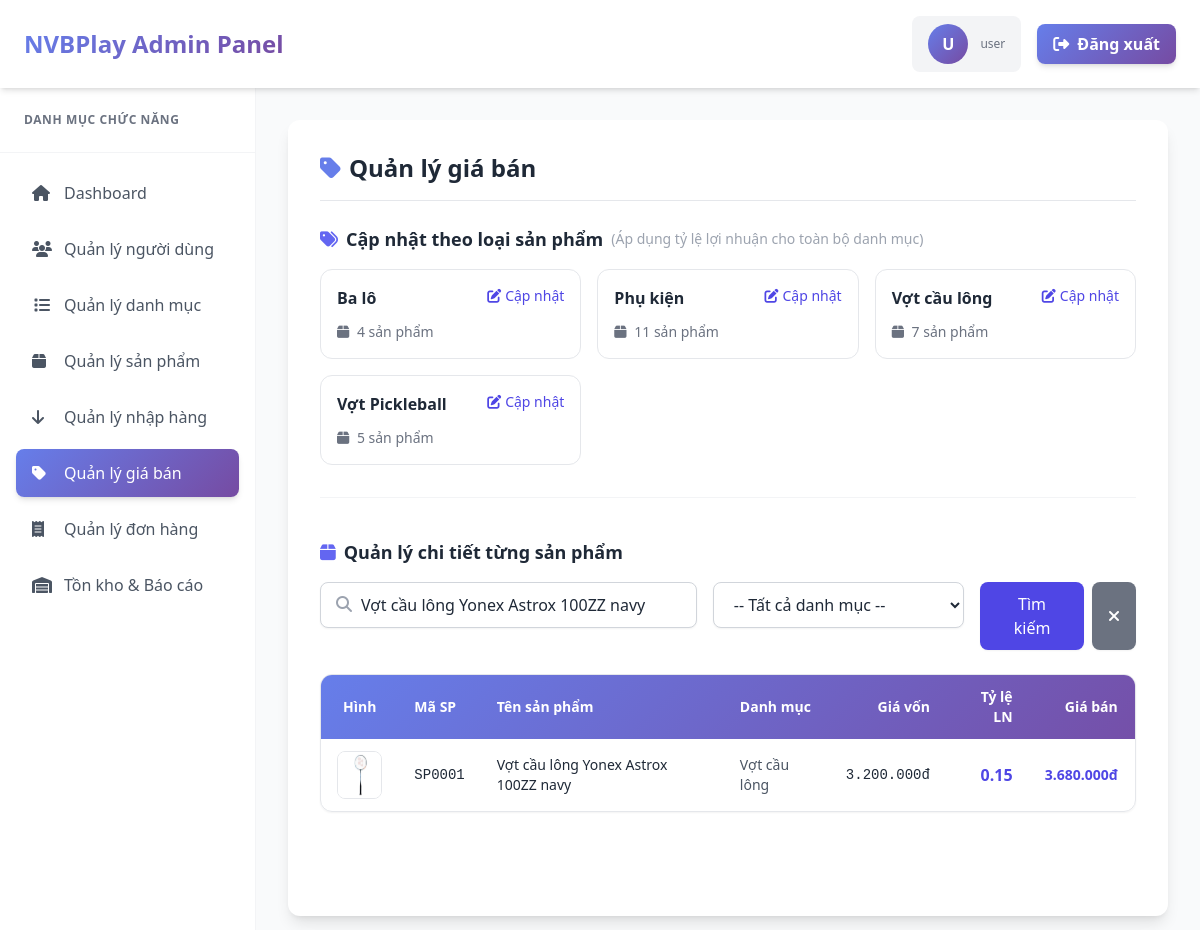
Page /admin/price.php?keyword=Vợt cầu lông Yonex Astrox 100ZZ navy (signed in) on the committed database.
### tables this page shows
CREATE TABLE `danhmuc` (
  `Danhmuc_id` int(11) NOT NULL,
  `Ten_danhmuc` varchar(100) NOT NULL,
  `slug` varchar(100) DEFAULT NULL,
  `image_url` varchar(255) DEFAULT NULL COMMENT 'Đường dẫn hình danh mục'
);

CREATE TABLE `sanpham` (
  `SanPham_id` int(11) NOT NULL,
  `TenSP` varchar(200) NOT NULL,
  `Danhmuc_id` int(11) DEFAULT NULL,
  `NCC_id` int(11) DEFAULT NULL,
  `Ma_thuonghieu` int(11) DEFAULT NULL,
  `MoTa` text DEFAULT NULL,
  `image_url` varchar(255) DEFAULT NULL,
  `GiaNhapTB` decimal(15,0) DEFAULT NULL,
  `GiaBan` decimal(15,2) DEFAULT NULL,
  `PhanTramLoiNhuan` decimal(5,2) DEFAULT NULL,
  `TrangThai` tinyint(1) DEFAULT 1,
  `TaoNgay` datetime DEFAULT current_timestamp(),
  `SoLuongTon` int(11) DEFAULT 0,
  `CanhBaoTon` int(11) DEFAULT 10
);

### control/function.php (called while the page is built, shortened)
<?php
function getCategories($conn) {
    $stmt = $conn->prepare("SELECT * FROM danhmuc ORDER BY Ten_danhmuc");
    $stmt->execute();
    $result = $stmt->get_result();
    return $result->fetch_all(MYSQLI_ASSOC);
}
?>

### admin/price.php (the view, shortened to what this page needs)
<?php
require_once __DIR__ . '/../control/connect.php';
require_once __DIR__ . '/../control/function.php';
$admin_username = $_SESSION['admin_username'] ?? '';
$search_keyword = isset($_GET['keyword']) ? trim($_GET['keyword']) : '';
$search_category = isset($_GET['category_id']) ? intval($_GET['category_id']) : 0;
$sql_products = "SELECT sp.*, dm.Ten_danhmuc
                 FROM sanpham sp
                 LEFT JOIN danhmuc dm ON sp.Danhmuc_id = dm.Danhmuc_id
                 WHERE 1=1";
$params = [];
$types = "";
if (!empty($search_keyword)) {
    $search_id = preg_replace('/[^0-9]/', '', $search_keyword);
    if (!empty($search_id)) {
        $sql_products .= " AND (sp.TenSP LIKE ? OR sp.SanPham_id = ?)";
        $search_term = "%" . $search_keyword . "%";
        $params[] = $search_term;
        $params[] = $search_id;
        $types .= "si";
    } else {
        $sql_products .= " AND sp.TenSP LIKE ?";
        $search_term = "%" . $search_keyword . "%";
        $params[] = $search_term;
        $types .= "s";
    }
}
$sql_products .= " ORDER BY sp.SanPham_id DESC";
$stmt = $conn->prepare($sql_products);
if (!empty($params)) {
    $stmt->bind_param($types, ...$params);
}
$stmt->execute();
$products = $stmt->get_result();
$categories = getCategories($conn);
?>
<!DOCTYPE html>
<html lang="vi">
<head>
    <script src="https://cdn.tailwindcss.com"></script>
    <link rel="stylesheet" href="https://cdnjs.cloudflare.com/ajax/libs/font-awesome/6.4.0/css/all.min.css">
</head>
<body class="bg-gray-50 font-sans text-gray-800">
    <header class="bg-white shadow-md sticky top-0 z-50">
        <div class="flex justify-between items-center px-6 py-4">
            <h1 class="text-2xl font-bold bg-clip-text text-transparent bg-gradient-custom">NVBPlay Admin Panel</h1>
            <div class="flex items-center space-x-4">
                <div class="flex items-center space-x-3 bg-gray-100 px-4 py-2 rounded-lg">
                    <div class="w-10 h-10 rounded-full bg-gradient-custom flex items-center justify-center text-white font-bold">
                        <?php echo strtoupper(substr($admin_username, 0, 1)); ?>
                    </div>
                    <div>
                        <p class="text-xs text-gray-500"><?php echo htmlspecialchars($admin_username); ?></p>
                    </div>
                </div>
                <button onclick="logout()" class="bg-gradient-custom text-white font-semibold px-4 py-2 rounded-lg hover:opacity-90 transition duration-200 shadow-md hover:shadow-lg">
                    <i class="fas fa-sign-out-alt mr-2"></i>Đăng xuất
                </button>
            </div>
        </div>
    </header>
    <div class="flex w-full min-h-[calc(100vh-70px)]">
        <aside class="w-64 bg-white shadow-lg hidden lg:block flex-shrink-0 border-r border-gray-100">
            <div class="p-6 border-b border-gray-100">
                <h3 class="text-gray-500 text-xs font-bold uppercase tracking-wider">Danh mục chức năng</h3>
            </div>
            <nav class="p-4 space-y-2">
                <a href="dashboard.php" class="flex items-center gap-3 px-4 py-3 text-gray-600 rounded-lg hover:bg-gray-50 hover:text-primary transition">
                    <i class="fas fa-home w-5"></i> Dashboard
                </a>
                <a href="users.php" class="flex items-center gap-3 px-4 py-3 text-gray-600 rounded-lg hover:bg-gray-50 hover:text-primary transition">
                    <i class="fas fa-users w-5"></i> Quản lý người dùng
                </a>
                <a href="categories.php" class="flex items-center gap-3 px-4 py-3 text-gray-600 rounded-lg hover:bg-gray-50 hover:text-primary transition">
                    <i class="fas fa-list w-5 text-center"></i> Quản lý danh mục
                </a>
                <a href="product.php" class="flex items-center gap-3 px-4 py-3 text-gray-600 rounded-lg hover:bg-gray-50 hover:text-primary transition">
                    <i class="fas fa-box w-5"></i> Quản lý sản phẩm
                </a>
                <a href="import.php" class="flex items-center gap-3 px-4 py-3 text-gray-600 rounded-lg hover:bg-gray-50 hover:text-primary transition">
                    <i class="fas fa-arrow-down w-5"></i> Quản lý nhập hàng
                </a>
                <a href="price.php" class="flex items-center gap-3 px-4 py-3 bg-gradient-custom text-white rounded-lg shadow-md">
                    <i class="fas fa-tag w-5"></i> Quản lý giá bán
                </a>
                <a href="orders.php" class="flex items-center gap-3 px-4 py-3 text-gray-600 rounded-lg hover:bg-gray-50 hover:text-primary transition">
                    <i class="fas fa-receipt w-5"></i> Quản lý đơn hàng
                </a>
                <a href="inventory.php" class="flex items-center gap-3 px-4 py-3 text-gray-600 rounded-lg hover:bg-gray-50 hover:text-primary transition">
                    <i class="fas fa-warehouse w-5"></i> Tồn kho & Báo cáo
                </a>
            </nav>
        </aside>
        <main class="flex-1 p-6 lg:p-8 overflow-x-hidden bg-gray-50">
            <div class="bg-white rounded-xl shadow-lg p-6 lg:p-8 min-h-full">
                <div class="flex justify-between items-center mb-6 pb-4 border-b">
                    <h2 class="text-2xl font-bold text-gray-800">
                        <i class="fas fa-tag text-primary mr-2"></i>Quản lý giá bán
                    </h2>
                </div>
                <div class="mb-10 border-b border-gray-100 pb-8">
                    <h3 class="text-lg font-semibold text-gray-800 mb-4 flex items-center">
                        <i class="fas fa-tags text-indigo-500 mr-2"></i>
                        Cập nhật theo loại sản phẩm
                        <span class="text-sm text-gray-400 ml-2 font-normal">(Áp dụng tỷ lệ lợi nhuận cho toàn bộ danh mục)</span>
                    </h3>
                    <div class="grid grid-cols-1 md:grid-cols-2 lg:grid-cols-3 gap-4">
                        <?php foreach ($categories as $cat): ?>
                        <div class="border border-gray-200 rounded-xl p-4 hover:shadow-md transition">
                            <div class="flex justify-between items-start mb-3">
                                <h4 class="font-semibold text-gray-800"><?php echo htmlspecialchars($cat['Ten_danhmuc']); ?></h4>
                                <button onclick="openCategoryProfitModal(<?php echo $cat['Danhmuc_id']; ?>, '<?php echo addslashes($cat['Ten_danhmuc']); ?>')"
                                        class="text-indigo-600 hover:text-indigo-800 text-sm flex items-center gap-1">
                                    <i class="fas fa-edit"></i> Cập nhật
                                </button>
                            </div>
                            <div class="text-sm text-gray-500">
                                <?php
                                $count_sql = "SELECT COUNT(*) as total FROM sanpham WHERE Danhmuc_id = ?";
                                $count_stmt = $conn->prepare($count_sql);
                                $count_stmt->bind_param("i", $cat['Danhmuc_id']);
                                $count_stmt->execute();
                                $count = $count_stmt->get_result()->fetch_assoc();
                                ?>
                                <i class="fas fa-box mr-1"></i> <?php echo $count['total']; ?> sản phẩm
                            </div>
                        </div>
                        <?php endforeach; ?>
                    </div>
                </div>
                <div>
                    <h3 class="text-lg font-semibold text-gray-800 mb-4 flex items-center">
                        <i class="fas fa-box text-indigo-500 mr-2"></i>
                        Quản lý chi tiết từng sản phẩm
                    </h3>
                    <form method="GET" action="price.php" class="flex flex-col sm:flex-row gap-4 mb-6" id="searchForm">
                        <div class="relative w-full sm:w-1/2">
                            <input type="text" name="keyword" id="searchKeyword" value="<?php echo htmlspecialchars($search_keyword); ?>" placeholder="🔍 Nhập mã hoặc tên sản phẩm..."
                                   class="w-full pl-10 pr-4 py-2.5 border border-gray-300 rounded-lg focus:ring-2 focus:ring-indigo-500 focus:border-indigo-500 outline-none transition shadow-sm">
                            <i class="fas fa-search absolute left-4 top-3.5 text-gray-400"></i>
                        </div>
                        <div class="w-full sm:w-1/3">
                            <select name="category_id" onchange="this.form.submit()" class="w-full px-4 py-2.5 border border-gray-300 rounded-lg focus:ring-2 focus:ring-indigo-500 focus:border-indigo-500 outline-none transition bg-white shadow-sm cursor-pointer">
                                <option value="0">-- Tất cả danh mục --</option>
                            </select>
                        </div>
                        <div class="w-full sm:w-auto flex gap-2">
                            <button type="submit" class="bg-indigo-600 text-white px-6 py-2.5 rounded-lg hover:bg-indigo-700 transition shadow-sm font-medium w-full sm:w-auto">
                                Tìm kiếm
                            </button>
                            <?php if(!empty($search_keyword) || $search_category > 0): ?>
                                <a href="price.php" class="bg-gray-500 text-white px-4 py-2.5 rounded-lg hover:bg-gray-600 transition shadow-sm flex items-center justify-center" title="Xóa bộ lọc">
                                    <i class="fas fa-times"></i>
                                </a>
                            <?php endif; ?>
                        </div>
                    </form>
                    <div class="overflow-x-auto border border-gray-200 rounded-xl shadow-sm">
                        <table class="w-full min-w-[900px]">
                            <thead class="bg-gradient-custom text-white">
                                    <th class="px-4 py-3 text-center text-white text-sm font-semibold">Hình</th>
                                    <th class="px-4 py-3 text-left text-white text-sm font-semibold">Mã SP</th>
                                    <th class="px-4 py-3 text-left text-white text-sm font-semibold">Tên sản phẩm</th>
                                    <th class="px-4 py-3 text-left text-white text-sm font-semibold">Danh mục</th>
                                    <th class="px-4 py-3 text-right text-white text-sm font-semibold">Giá vốn</th>
                                    <th class="px-4 py-3 text-right text-white text-sm font-semibold">Tỷ lệ LN</th>
                                    <th class="px-4 py-3 text-right text-white text-sm font-semibold">Giá bán</th>
                                    <th class="px-4 py-3 text-center text-white text-sm font-semibold">Thao tác</th>
                                 </thead>
                            <tbody id="productTableBody" class="divide-y divide-gray-200">
                                <?php if ($products && $products->num_rows > 0): ?>
                                    <?php while($row = $products->fetch_assoc()): ?>
                                    <?php
                                    $profit_display = $row['PhanTramLoiNhuan'];
                                    ?>
                                    <tr class="hover:bg-gray-50 transition">
                                        <td class="px-4 py-3 text-center">
                                            <?php if ($row['image_url']): ?>
                                                <img src="../<?php echo $row['image_url']; ?>"
                                                     class="w-12 h-12 object-cover rounded-lg border border-gray-200 mx-auto cursor-pointer hover:opacity-80 transition"
                                                     onclick="showLargeImage('../<?php echo $row['image_url']; ?>', '<?php echo htmlspecialchars($row['TenSP']); ?>')">
                                            <?php else: ?>
                                                <div class="w-12 h-12 bg-gray-100 rounded-lg flex items-center justify-center mx-auto">
                                                    <i class="fas fa-image text-gray-400 text-xl"></i>
                                                </div>
                                            <?php endif; ?>
                                          </td>
                                        <td class="px-4 py-3 font-mono text-sm">SP<?php echo str_pad($row['SanPham_id'], 4, '0', STR_PAD_LEFT); ?></td>
                                        <td class="px-4 py-3 font-medium text-gray-800 text-sm"><?php echo htmlspecialchars($row['TenSP']); ?></td>
                                        <td class="px-4 py-3 text-gray-600 text-sm"><?php echo htmlspecialchars($row['Ten_danhmuc'] ?? 'Chưa có'); ?></td>
                                        <td class="px-4 py-3 text-right font-mono text-sm"><?php echo number_format($row['GiaNhapTB'], 0, ',', '.'); ?>đ</td>
                                        <td class="px-4 py-3 text-right">
                                            <span class="font-semibold text-indigo-600"><?php echo $profit_display; ?></span>
                                          </td>
                                        <td class="px-4 py-3 text-right font-semibold text-indigo-600 text-sm">
                                            <?php echo number_format($row['GiaBan'], 0, ',', '.'); ?>đ
                                          </td>
                                        <td class="px-4 py-3 text-center">
                                          </td>
                                     </tr>
                                    <?php endwhile; ?>
                                <?php endif; ?>
                            </tbody>
                        </table>
                    </div>
                </div>
            </div>
        </main>
    </div>
</body>
</html>

### rows in the picture
danhmuc: Ten_danhmuc "Ba lô", total "4"
danhmuc: Ten_danhmuc "Phụ kiện", total "11"
danhmuc: Ten_danhmuc "Vợt cầu lông", total "7"
danhmuc: Ten_danhmuc "Vợt Pickleball", total "5"
sanpham: image_url (picture), SanPham_id "0001", TenSP "Vợt cầu lông Yonex Astrox 100ZZ navy", Danhmuc.Ten_danhmuc "Vợt cầu lông", GiaNhapTB "3.200.000", PhanTramLoiNhuan "0.15", GiaBan "3.680.000"

### other values in the picture
substr($admin_username, 0, 1) "U"
$admin_username "user"
